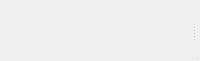
  <widget class="QSplitter" name="splitter_4">
   <property name="lineWidth">
    <number>0</number>
   </property>
   <property name="orientation">
    <enum>Qt::Horizontal</enum>
   </property>
   <widget class="QWidget" name="propertyView" native="true"/>
   <widget class="QSplitter" name="splitter_3">
    <property name="lineWidth">
     <number>0</number>
    </property>
    <property name="orientation">
     <enum>Qt::Horizontal</enum>
    </property>
    <property name="handleWidth">
     <number>1</number>
    </property>
    <widget class="QSplitter" name="splitter">
     <property name="sizePolicy">
      <sizepolicy hsizetype="Preferred" vsizetype="Preferred">
       <horstretch>0</horstretch>
       <verstretch>0</verstretch>
      </sizepolicy>
     </property>
     <property name="lineWidth">
      <number>0</number>
     </property>
     <property name="orientation">
      <enum>Qt::Vertical</enum>
     </property>
     <property name="opaqueResize">
      <bool>true</bool>
     </property>
     <property name="childrenCollapsible">
      <bool>false</bool>
     </property>
     <widget class="QWidget" name="layoutWidget1">
      <layout class="QVBoxLayout" name="verticalLayout1">
       <property name="spacing">
        <number>0</number>
       </property>
       <item>
        <widget class="cadencii::ConcreteBarCountView" name="barCountView" native="true">
         <property name="sizePolicy">
          <sizepolicy hsizetype="Expanding" vsizetype="Fixed">
           <horstretch>0</horstretch>
           <verstretch>0</verstretch>
          </sizepolicy>
         </property>
         <property name="minimumSize">
          <size>
           <width>0</width>
           <height>19</height>
          </size>
         </property>
         <property name="maximumSize">
          <size>
           <width>16777215</width>
           <height>19</height>
          </size>
         </property>
        </widget>
       </item>
       <item>
        <widget class="cadencii::ConcreteTempoView" name="tempoView" native="true">
         <property name="sizePolicy">
          <sizepolicy hsizetype="Expanding" vsizetype="Fixed">
           <horstretch>0</horstretch>
           <verstretch>0</verstretch>
          </sizepolicy>
         </property>
         <property name="minimumSize">
          <size>
           <width>0</width>
           <height>19</height>
          </size>
         </property>
         <property name="maximumSize">
          <size>
           <width>16777215</width>
           <height>19</height>
          </size>
         </property>
        </widget>
       </item>
       <item>
        <widget class="cadencii::ConcreteTimesigView" name="timesigView" native="true">
         <property name="sizePolicy">
          <sizepolicy hsizetype="Expanding" vsizetype="Fixed">
           <horstretch>0</horstretch>
           <verstretch>0</verstretch>
          </sizepolicy>
         </property>
         <property name="minimumSize">
          <size>
           <width>0</width>
           <height>19</height>
          </size>
         </property>
         <property name="maximumSize">
          <size>
           <width>16777215</width>
           <height>19</height>
          </size>
         </property>
        </widget>
       </item>
       <item>
        <widget class="cadencii::PianorollTrackView" name="pianoRoll" native="true">
         <property name="sizePolicy">
          <sizepolicy hsizetype="Expanding" vsizetype="Preferred">
           <horstretch>0</horstretch>
           <verstretch>0</verstretch>
          </sizepolicy>
         </property>
        </widget>
       </item>
      </layout>
     </widget>
     <widget class="QWidget" name="layoutWidget3">
      <layout class="QVBoxLayout" name="verticalLayout3">
       <property name="spacing">
        <number>0</number>
       </property>
       <item>
        <widget class="cadencii::CurveControlChangeView" name="curveView" native="true"/>
       </item>
      </layout>
     </widget>
    </widget>
   </widget>
  </widget>
